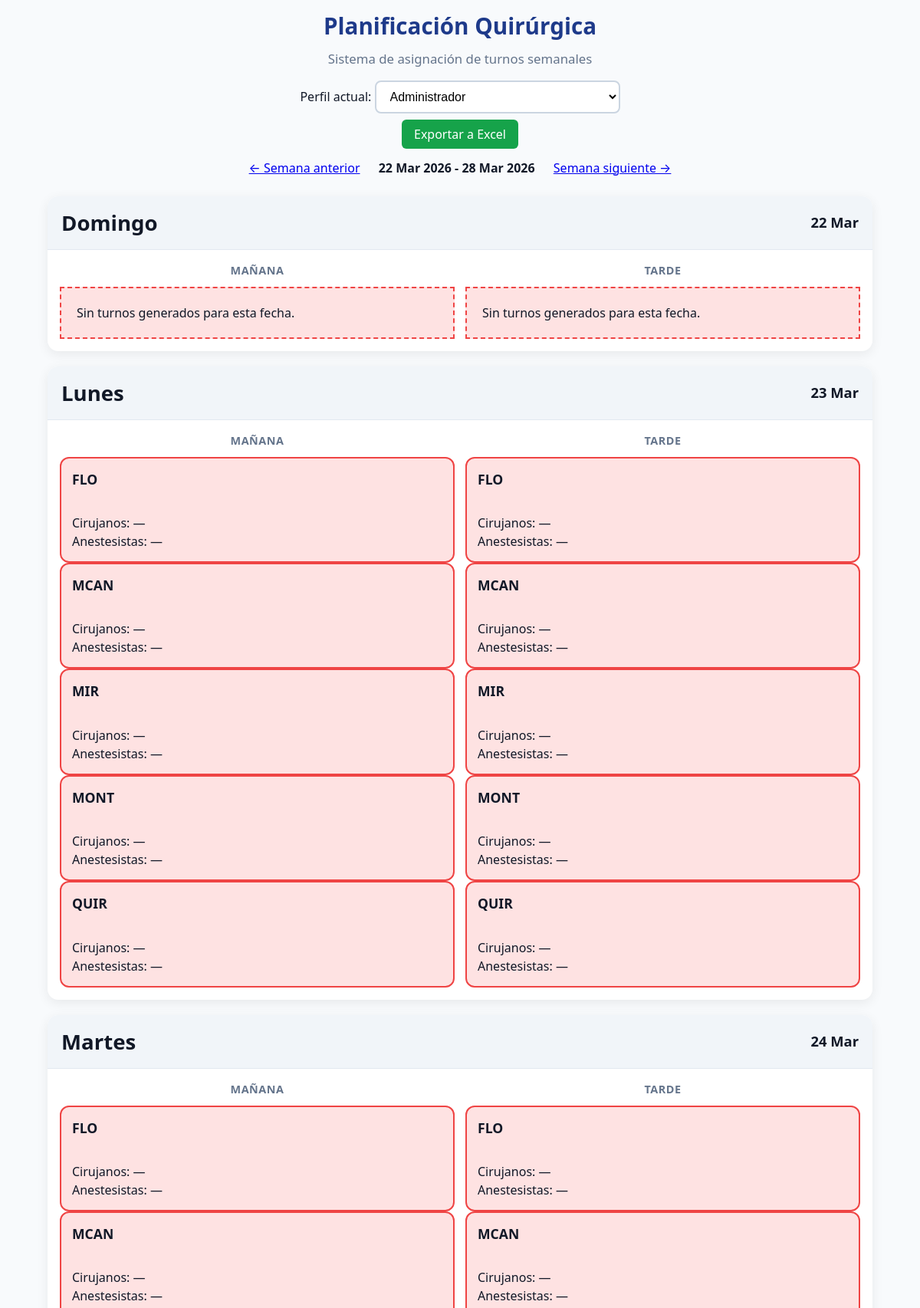
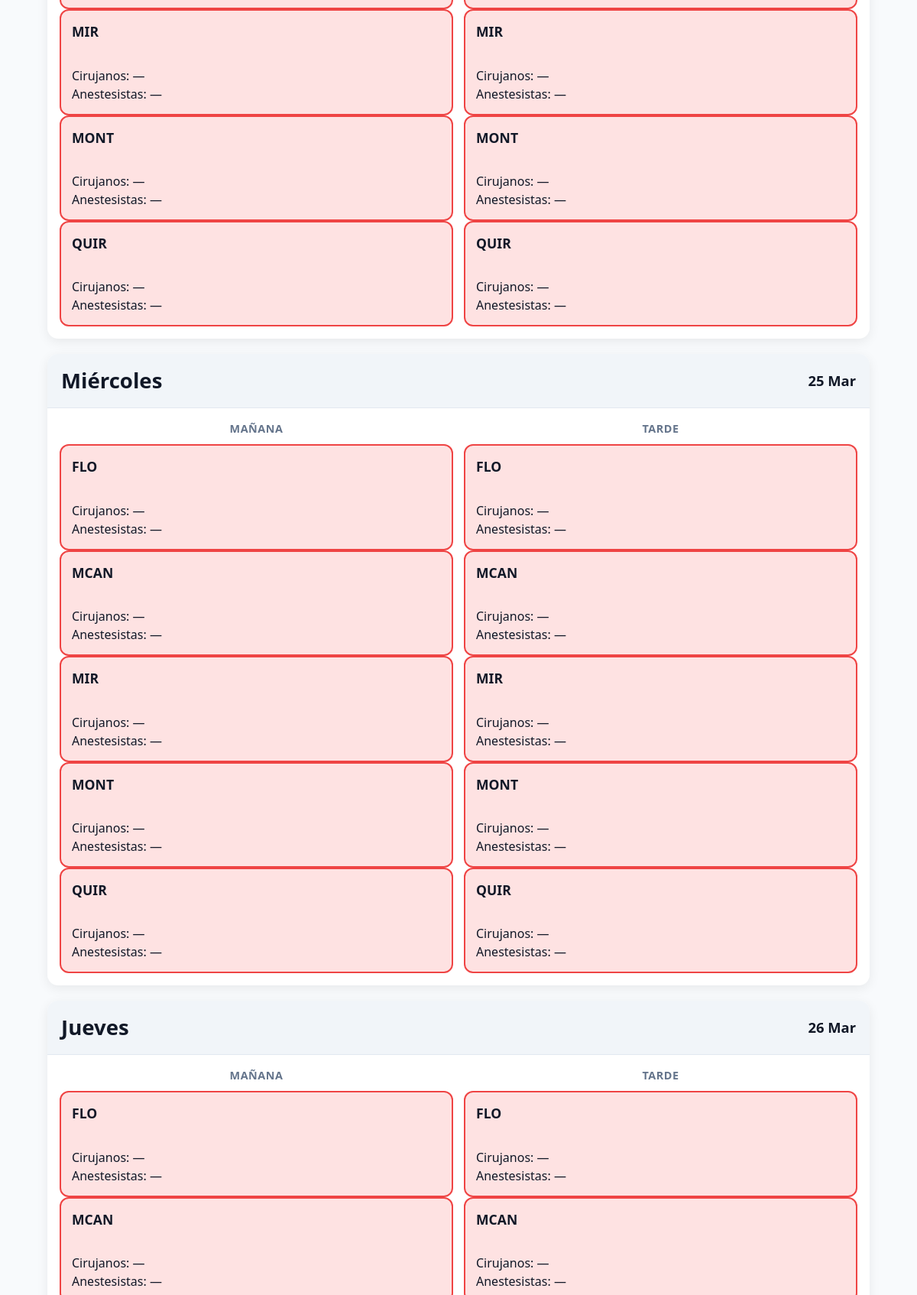
The page /index.php?profile=admin&week_offset=-1 (upper part) on the database its author committed (2 pictures, top to bottom).
### tables this page shows
CREATE TABLE shifts (
    id INT AUTO_INCREMENT PRIMARY KEY,
    shift_date DATE NOT NULL,
    slot ENUM('morning', 'afternoon') NOT NULL,
    UNIQUE KEY unique_shift (shift_date, slot)
);

CREATE TABLE clinics (
    id INT AUTO_INCREMENT PRIMARY KEY,
    name VARCHAR(100) NOT NULL UNIQUE
);

### db.php (called while the page is built, shortened)
<?php
function debug_log($message, $data = null) {
    $logEntry = date('Y-m-d H:i:s') . " - " . $message;
    if ($data !== null) {
        $logEntry .= " - " . print_r($data, true);
    }
    $logEntry .= PHP_EOL;
}
function getPDO(): PDO {
    static $pdo = null;
    if ($pdo !== null) return $pdo;
    $config = require 'config.php';
    $dsn = "mysql:host={$config['db_host']};dbname={$config['db_name']};charset={$config['charset']}";
    try {
        $pdo = new PDO($dsn, $config['db_user'], $config['db_pass'], [
            PDO::ATTR_ERRMODE => PDO::ERRMODE_EXCEPTION,
            PDO::ATTR_DEFAULT_FETCH_MODE => PDO::FETCH_ASSOC,
        ]);
        return $pdo;
    } catch (PDOException $e) {
        debug_log("DB connection ERROR", $e->getMessage());
        die("Database connection failed: " . $e->getMessage());
    }
}
function fetchShiftsForWeek(string $startDate): array {
    $pdo = getPDO();
    $sql = "SELECT
            s.id AS shift_id,
            s.shift_date,
            s.slot,
            c.id AS clinic_id,
            c.name AS clinic,
            r.id AS reservation_id,
            r.status,
            p.name AS professional_name,
            p.role AS professional_role
        FROM shifts s
        CROSS JOIN clinics c
        LEFT JOIN reservations r ON r.shift_id = s.id AND r.clinic_id = c.id
        LEFT JOIN reservation_professionals rp ON rp.reservation_id = r.id
        LEFT JOIN professionals p ON p.id = rp.professional_id
        WHERE s.shift_date BETWEEN ? AND DATE_ADD(?, INTERVAL 6 DAY)
        ORDER BY s.shift_date, FIELD(s.slot, 'morning','afternoon'), c.name";
    $endDate = date('Y-m-d', strtotime($startDate . ' +6 days'));
    $stmt = $pdo->prepare($sql);
    $stmt->execute([$startDate, $startDate]);
    $rows = $stmt->fetchAll();
    $rowCount = count($rows);
    $data = [];
    foreach ($rows as $row) {
        $dateStr = $row['shift_date'];
        $slot = $row['slot'];
        $key = $row['shift_id'] . '_' . $row['clinic_id'];
        if (!isset($data[$dateStr][$slot][$key])) {
            $data[$dateStr][$slot][$key] = [
                'shift_id' => $row['shift_id'],
                'shift_date' => $dateStr,
                'slot' => $slot,
                'clinic_id' => $row['clinic_id'],
                'clinic' => $row['clinic'],
                'reservation_id' => $row['reservation_id'],
                'status' => $row['status'] ?? 'empty',
                'surgeons' => [],
                'anesthetists' => []
            ];
        }
    }
    return $data;
}
?>

### index.php (the view, shortened to what this page needs)
<?php
require_once 'db.php';
$offset = isset($_GET['week_offset']) ? (int)$_GET['week_offset'] : 0;
$mondayThisWeek = strtotime('monday this week');
$weekStartStr = date('Y-m-d', $mondayThisWeek + ($offset * 7 * 86400));
$currentProfile = $_GET['profile'] ?? 'admin';
$isAdmin = $currentProfile === 'admin';
$currentName = '';
$weekData = fetchShiftsForWeek($weekStartStr);
$weekDaysES = ['monday'=>'Lunes','tuesday'=>'Martes','wednesday'=>'Miércoles','thursday'=>'Jueves','friday'=>'Viernes','saturday'=>'Sábado','sunday'=>'Domingo'];
$slotLabels = ['morning' => 'MAÑANA', 'afternoon' => 'TARDE'];
?>
<!DOCTYPE html>
<html lang="es">
<head>
    <link rel="stylesheet" href="styles.php">
</head>
<body>
<div class="app">
    <header>
        <h1>Planificación Quirúrgica</h1>
        <p>Sistema de asignación de turnos semanales</p>
        <div style="margin:15px 0;">
            <label>Perfil actual: </label>
            <select onchange="window.location='index.php?profile=' + this.value + '&week_offset=<?= $offset ?>'">
                <option value="admin" <?= $isAdmin ? 'selected' : '' ?>>Administrador</option>
            </select>
        </div>
        <?php if ($isAdmin): ?>
        <a href="?export=excel&profile=admin&week_offset=<?= $offset ?>" style="background:#16a34a;color:white;padding:8px 16px;border-radius:6px;text-decoration:none;">Exportar a Excel</a>
        <?php endif; ?>
    </header>
    <div style="text-align:center;margin:15px 0 25px;">
        <a href="index.php?profile=<?= urlencode($currentProfile) ?>&week_offset=<?= $offset - 1 ?>">← Semana anterior</a>
        <strong style="margin:0 20px;"><?= date('d M Y', strtotime($weekStartStr)) ?> - <?= date('d M Y', strtotime($weekStartStr) + 6*86400) ?></strong>
        <a href="index.php?profile=<?= urlencode($currentProfile) ?>&week_offset=<?= $offset + 1 ?>">Semana siguiente →</a>
    </div>
    <main>
        <?php
        $currentWeekDays = [];
        for ($i = 0; $i < 7; $i++) {
            $date = date('Y-m-d', strtotime($weekStartStr . " +$i days"));
            $dayName = date('l', strtotime($date));
            $dayKey = strtolower($dayName);
            $currentWeekDays[$date] = $weekDaysES[$dayKey] ?? ucfirst($dayName);
        }
        foreach ($currentWeekDays as $date => $dayNameES):
            $dayData = $weekData[$date] ?? [];
        ?>
        <div class="day">
            <div class="day-header">
                <h2><?= $dayNameES ?></h2>
                <span><?= date('d M', strtotime($date)) ?></span>
            </div>
            <div class="shifts">
                <?php foreach (['morning','afternoon'] as $slotKey):
                    $slots = $dayData[$slotKey] ?? [];
                    $label = $slotLabels[$slotKey];
                ?>
                <div class="shift">
                    <div class="shift-title"><?= $label ?></div>
                    <div class="clinics">
                        <?php if (empty($slots)): ?>
                            <div style="padding:20px;background:#fee2e2;border:2px dashed #ef4444;">Sin turnos generados para esta fecha.</div>
                        <?php else: ?>
                            <?php foreach ($slots as $slot):
                                $hasS = !empty($slot['surgeons']);
                                $hasA = !empty($slot['anesthetists']);
                                $status = ($hasS && $hasA) ? 'full' : ($hasS || $hasA ? 'partial' : 'empty');
                                $selfAssigned = $currentName && (
                                    in_array($currentName, $slot['surgeons'] ?? []) ||
                                    in_array($currentName, $slot['anesthetists'] ?? [])
                                );
                                $highlight = (!$isAdmin && $selfAssigned) ? ' my-shift' : '';
                                $showNames = $isAdmin || $selfAssigned;
                            ?>
                            <div class="clinic-card state-<?= $status ?><?= $highlight ?>"
                                 onclick="openBookingModal(<?= (int)$slot['shift_id'] ?>, <?= (int)$slot['clinic_id'] ?>, '<?= addslashes(htmlspecialchars($slot['clinic'])) ?>', <?= htmlspecialchars(json_encode($slot)) ?>)">
                                <strong><?= htmlspecialchars($slot['clinic']) ?></strong><br>
                                Cirujanos:
                                <?php if ($showNames): ?>
                                    <?= $hasS ? implode(', ', array_map(fn($n) => ($n === $currentName ? "<strong><u>$n</u></strong>" : $n), $slot['surgeons'])) : '—' ?>
                                <?php else: ?>
                                    <?= count($slot['surgeons'] ?? []) ?>
                                <?php endif; ?><br>
                                Anestesistas:
                                <?php if ($showNames): ?>
                                    <?= $hasA ? implode(', ', array_map(fn($n) => ($n === $currentName ? "<strong><u>$n</u></strong>" : $n), $slot['anesthetists'])) : '—' ?>
                                <?php else: ?>
                                    <?= count($slot['anesthetists'] ?? []) ?>
                                <?php endif; ?>
                            </div>
                            <?php endforeach; ?>
                        <?php endif; ?>
                    </div>
                </div>
                <?php endforeach; ?>
            </div>
        </div>
        <?php endforeach; ?>
    </main>
</div>
</body>
</html>

### rows shown on the page
shifts: clinics.name "FLO", clinics.name "MCAN", clinics.name "MIR", clinics.name "MONT", clinics.name "QUIR"
shifts: clinics.name "FLO", clinics.name "MCAN", clinics.name "MIR", clinics.name "MONT", clinics.name "QUIR"
shifts: clinics.name "FLO", clinics.name "MCAN", clinics.name "MIR", clinics.name "MONT", clinics.name "QUIR"
shifts: clinics.name "FLO", clinics.name "MCAN", clinics.name "MIR", clinics.name "MONT", clinics.name "QUIR"
shifts: clinics.name "FLO", clinics.name "MCAN", clinics.name "MIR", clinics.name "MONT", clinics.name "QUIR"
shifts: clinics.name "FLO", clinics.name "MCAN", clinics.name "MIR", clinics.name "MONT", clinics.name "QUIR"
shifts: clinics.name "FLO", clinics.name "MCAN"
shifts: clinics.name "FLO", clinics.name "MCAN"

### other values the page prints
date('d M Y', strtotime($weekStartStr)) "22 Mar 2026"
date('d M Y', strtotime($weekStartStr) + 6*86400) "28 Mar 2026"
$dayNameES "Domingo"
date('d M', strtotime($date)) "22 Mar"
$label "MAÑANA"
$label "TARDE"
$dayNameES "Lunes"
date('d M', strtotime($date)) "23 Mar"
$dayNameES "Martes"
date('d M', strtotime($date)) "24 Mar"
$dayNameES "Miércoles"
date('d M', strtotime($date)) "25 Mar"
$dayNameES "Jueves"
date('d M', strtotime($date)) "26 Mar"
